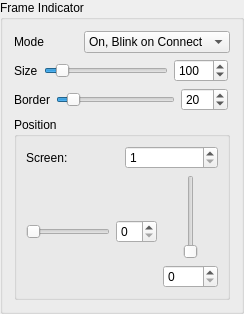
         <widget class="QGroupBox" name="groupBox_13">
          <property name="title">
           <string>Frame Indicator</string>
          </property>
          <layout class="QVBoxLayout" name="verticalLayout_47">
           <item>
            <layout class="QVBoxLayout" name="verticalLayout_9">
             <item>
              <layout class="QHBoxLayout" name="horizontalLayout_37">
               <item>
                <widget class="QLabel" name="label_21">
                 <property name="text">
                  <string>Mode</string>
                 </property>
                </widget>
               </item>
               <item>
                <widget class="QComboBox" name="frameModeComboBox">
                 <property name="currentIndex">
                  <number>1</number>
                 </property>
                 <item>
                  <property name="text">
                   <string>Off</string>
                  </property>
                 </item>
                 <item>
                  <property name="text">
                   <string>On, Blink on Connect</string>
                  </property>
                 </item>
                 <item>
                  <property name="text">
                   <string>On</string>
                  </property>
                 </item>
                </widget>
               </item>
              </layout>
             </item>
             <item>
              <layout class="QHBoxLayout" name="horizontalLayout_38">
               <property name="rightMargin">
                <number>2</number>
               </property>
               <item>
                <widget class="QLabel" name="label_23">
                 <property name="text">
                  <string>Size</string>
                 </property>
                </widget>
               </item>
               <item>
                <widget class="QSlider" name="indicatorSizeSlider">
                 <property name="maximum">
                  <number>1000</number>
                 </property>
                 <property name="value">
                  <number>100</number>
                 </property>
                 <property name="orientation">
                  <enum>Qt::Horizontal</enum>
                 </property>
                </widget>
               </item>
               <item>
                <widget class="QSpinBox" name="indicatorSizeSpinBox">
                 <property name="maximum">
                  <number>1000</number>
                 </property>
                 <property name="value">
                  <number>100</number>
                 </property>
                </widget>
               </item>
              </layout>
             </item>
             <item>
              <layout class="QHBoxLayout" name="horizontalLayout_42">
               <property name="spacing">
                <number>6</number>
               </property>
               <property name="rightMargin">
                <number>2</number>
               </property>
               <item>
                <widget class="QLabel" name="label_24">
                 <property name="text">
                  <string>Border</string>
                 </property>
                </widget>
               </item>
               <item>
                <widget class="QSlider" name="borderSizeSlider">
                 <property name="maximum">
                  <number>200</number>
                 </property>
                 <property name="value">
                  <number>20</number>
                 </property>
                 <property name="orientation">
                  <enum>Qt::Horizontal</enum>
                 </property>
                </widget>
               </item>
               <item>
                <widget class="QSpinBox" name="borderSizeSpinBox">
                 <property name="maximum">
                  <number>200</number>
                 </property>
                 <property name="value">
                  <number>20</number>
                 </property>
                </widget>
               </item>
              </layout>
             </item>
             <item>
              <widget class="QGroupBox" name="groupBox">
               <property name="title">
                <string>Position</string>
               </property>
               <layout class="QVBoxLayout" name="verticalLayout_11">
                <item>
                 <layout class="QHBoxLayout" name="horizontalLayout_40">
                  <item>
                   <widget class="QLabel" name="label_22">
                    <property name="text">
                     <string>Screen:</string>
                    </property>
                   </widget>
                  </item>
                  <item>
                   <widget class="QSpinBox" name="screenSelectSpinBox">
                    <property name="enabled">
                     <bool>true</bool>
                    </property>
                    <property name="minimum">
                     <number>1</number>
                    </property>
                    <property name="maximum">
                     <number>3</number>
                    </property>
                   </widget>
                  </item>
                 </layout>
                </item>
                <item>
                 <layout class="QHBoxLayout" name="horizontalLayout_41">
                  <item>
                   <layout class="QHBoxLayout" name="horizontalLayout_36">
                    <item>
                     <widget class="QSlider" name="indicatorHorizontalPositionSlider">
                      <property name="orientation">
                       <enum>Qt::Horizontal</enum>
                      </property>
                     </widget>
                    </item>
                    <item>
                     <widget class="QSpinBox" name="indicatorHorizontalPositionSpinBox"/>
                    </item>
                   </layout>
                  </item>
                  <item>
                   <layout class="QVBoxLayout" name="verticalLayout_10">
                    <item>
                     <layout class="QHBoxLayout" name="horizontalLayout_39" stretch="0,0,0">
                      <property name="spacing">
                       <number>0</number>
                      </property>
                      <item>
                       <spacer name="horizontalSpacer_9">
                        <property name="orientation">
                         <enum>Qt::Horizontal</enum>
                        </property>
                        <property name="sizeType">
                         <enum>QSizePolicy::Minimum</enum>
                        </property>
                        <property name="sizeHint" stdset="0">
                         <size>
                          <width>20</width>
                          <height>20</height>
                         </size>
                        </property>
                       </spacer>
                      </item>
                      <item>
                       <widget class="QSlider" name="indicatorVerticalPositionSlider">
                        <property name="orientation">
                         <enum>Qt::Vertical</enum>
                        </property>
                       </widget>
                      </item>
                      <item>
                       <spacer name="horizontalSpacer_10">
                        <property name="orientation">
                         <enum>Qt::Horizontal</enum>
                        </property>
                        <property name="sizeType">
                         <enum>QSizePolicy::Minimum</enum>
                        </property>
                        <property name="sizeHint" stdset="0">
                         <size>
                          <width>20</width>
                          <height>20</height>
                         </size>
                        </property>
                       </spacer>
                      </item>
                     </layout>
                    </item>
                    <item>
                     <widget class="QSpinBox" name="indicatorVerticalPositionSpinBox"/>
                    </item>
                   </layout>
                  </item>
                 </layout>
                </item>
               </layout>
              </widget>
             </item>
            </layout>
           </item>
          </layout>
         </widget>
